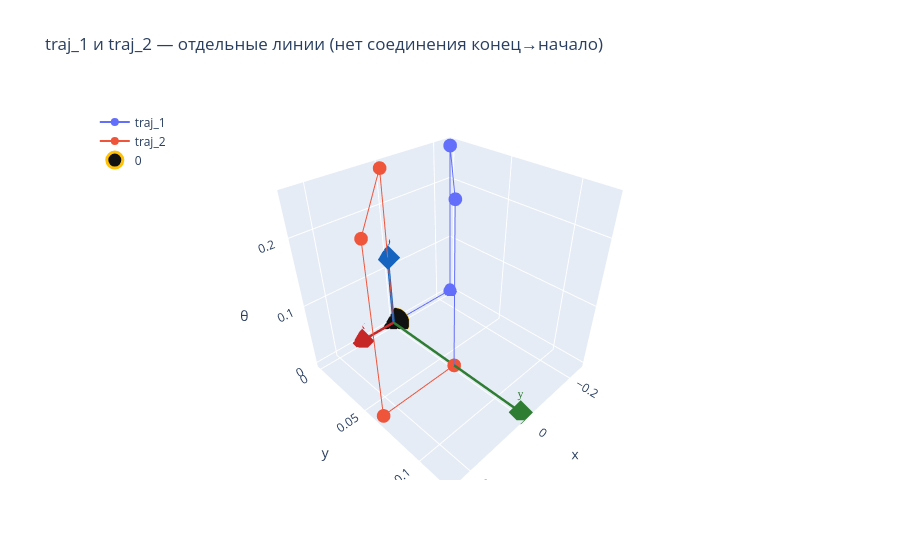

The code cell stored with this chart in its notebook:
### Code cell
import plotly.graph_objects as go


def _states_to_xyz(states):
    a = np.asarray(states, dtype=float)
    return a[:, 0], a[:, 1], a[:, 2]


def add_origin_axes(fig, L=0.12):
    """Начало координат (крупная точка) и короткие полуоси x, y, θ с подписями."""
    fig.add_trace(
        go.Scatter3d(
            x=[0.0],
            y=[0.0],
            z=[0.0],
            mode="markers",
            name="0",
            marker=dict(
                size=18,
                color="#111111",
                symbol="circle",
                line=dict(color="#ffc107", width=3),
            ),
            hovertemplate="начало (0,0,0)<extra></extra>",
        )
    )
    for end, color, lab in (
        ((L, 0.0, 0.0), "#c62828", "x"),
        ((0.0, L, 0.0), "#2e7d32", "y"),
        ((0.0, 0.0, L), "#1565c0", "θ"),
    ):
        fig.add_trace(
            go.Scatter3d(
                x=[0.0, end[0]],
                y=[0.0, end[1]],
                z=[0.0, end[2]],
                mode="lines",
                line=dict(color=color, width=5),
                showlegend=False,
                hoverinfo="skip",
            )
        )
        fig.add_trace(
            go.Scatter3d(
                x=[end[0]],
                y=[end[1]],
                z=[end[2]],
                mode="markers+text",
                marker=dict(size=8, color=color, symbol="diamond"),
                text=[lab],
                textposition="top center",
                textfont=dict(size=12, color=color, family="Arial Black"),
                showlegend=False,
                hovertemplate=f"ось {lab}<extra></extra>",
            )
        )


fig = go.Figure()
for label, tr in (("traj_1", traj_1), ("traj_2", traj_2)):
    x, y, z = _states_to_xyz(tr)
    fig.add_trace(
        go.Scatter3d(
            x=x,
            y=y,
            z=z,
            mode="lines+markers",
            name=label,
        )
    )
add_origin_axes(fig, L=0.12)
fig.update_layout(
    title="traj_1 и traj_2 — отдельные линии (нет соединения конец→начало)",
    scene=dict(xaxis_title="x", yaxis_title="y", zaxis_title="θ"),
    legend=dict(x=0.02, y=0.98),
)
fig.show()

### Figure 1 — Plotly figure (JSON) as saved in the notebook; plotly's stock layout.template omitted (floating-point values rounded to 4 significant figures)
{"data": [{"mode": "lines+markers", "name": "traj_1", "type": "scatter3d", "x": [0.0, -0.2482, -0.2482, -0.0001258, -0.0001258], "y": [0.0, 0.0, 0.0, 0.06382, 0.06382], "z": [0.0, 0.0, 0.2518, 0.2518, -1.062e-13]}, {"mode": "lines+markers", "name": "traj_2", "type": "scatter3d", "x": [0.0, 0.0, 0.2481, 0.2481, -0.0001263], "y": [0.0, 0.0, 0.06382, 0.06382, 0.06382], "z": [0.0, 0.2518, 0.2518, 1.102e-13, 1.102e-13]}, {"hovertemplate": "начало (0,0,0)<extra></extra>", "marker": {"color": "#111111", "line": {"color": "#ffc107", "width": 3}, "size": 18, "symbol": "circle"}, "mode": "markers", "name": "0", "type": "scatter3d", "x": [0], "y": [0], "z": [0]}, {"hoverinfo": "skip", "line": {"color": "#c62828", "width": 5}, "mode": "lines", "showlegend": false, "type": "scatter3d", "x": [0, 0.12], "y": [0, 0], "z": [0, 0]}, {"hovertemplate": "ось x<extra></extra>", "marker": {"color": "#c62828", "size": 8, "symbol": "diamond"}, "mode": "markers+text", "showlegend": false, "text": ["x"], "textfont": {"color": "#c62828", "family": "Arial Black", "size": 12}, "textposition": "top center", "type": "scatter3d", "x": [0.12], "y": [0], "z": [0]}, {"hoverinfo": "skip", "line": {"color": "#2e7d32", "width": 5}, "mode": "lines", "showlegend": false, "type": "scatter3d", "x": [0, 0], "y": [0, 0.12], "z": [0, 0]}, {"hovertemplate": "ось y<extra></extra>", "marker": {"color": "#2e7d32", "size": 8, "symbol": "diamond"}, "mode": "markers+text", "showlegend": false, "text": ["y"], "textfont": {"color": "#2e7d32", "family": "Arial Black", "size": 12}, "textposition": "top center", "type": "scatter3d", "x": [0], "y": [0.12], "z": [0]}, {"hoverinfo": "skip", "line": {"color": "#1565c0", "width": 5}, "mode": "lines", "showlegend": false, "type": "scatter3d", "x": [0, 0], "y": [0, 0], "z": [0, 0.12]}, {"hovertemplate": "ось θ<extra></extra>", "marker": {"color": "#1565c0", "size": 8, "symbol": "diamond"}, "mode": "markers+text", "showlegend": false, "text": ["θ"], "textfont": {"color": "#1565c0", "family": "Arial Black", "size": 12}, "textposition": "top center", "type": "scatter3d", "x": [0], "y": [0], "z": [0.12]}], "layout": {"legend": {"x": 0.02, "y": 0.98}, "scene": {"xaxis": {"title": {"text": "x"}}, "yaxis": {"title": {"text": "y"}}, "zaxis": {"title": {"text": "θ"}}}, "title": {"text": "traj_1 и traj_2 — отдельные линии (нет соединения конец→начало)"}}}
